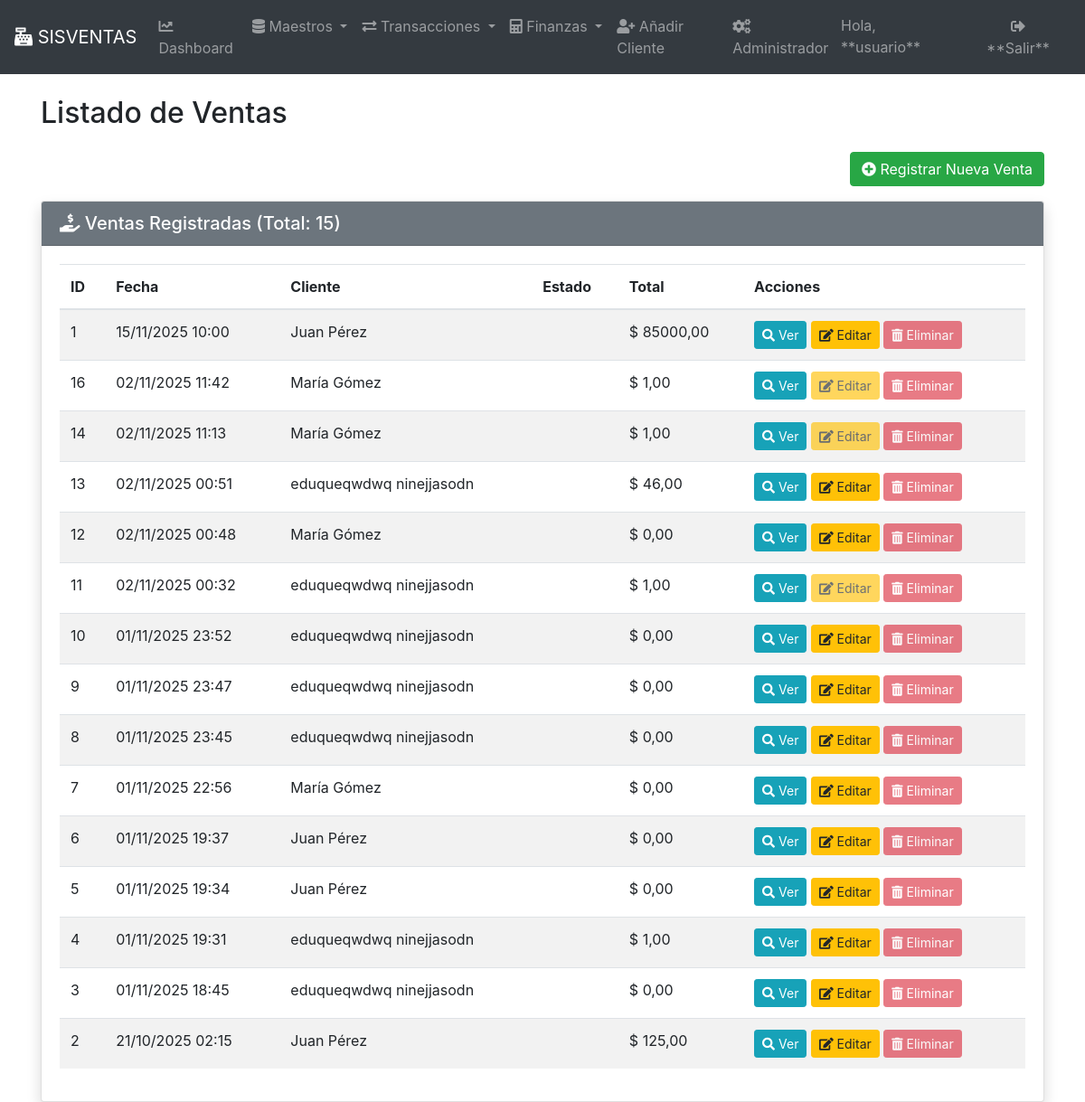
The page /ventas/ (signed in) on the database its author committed.
### gestion/models.py (models this page shows, shortened)
class Venta(models.Model):
    fecha = models.DateTimeField(auto_now_add=True)
    cliente = models.ForeignKey(Cliente, on_delete=models.PROTECT)
    empleado = models.ForeignKey(Empleado, on_delete=models.SET_NULL, null=True)
    total = models.DecimalField(max_digits=10, decimal_places=2, default=0)
    estado = models.CharField(max_length=50, default='Pendiente')
    class Meta:
        verbose_name_plural = "Ventas"

class Cliente(models.Model):
    nombre = models.CharField(max_length=100)
    apellido = models.CharField(max_length=100)
    direccion = models.CharField(max_length=255, blank=True, null=True)
    telefono = models.CharField(max_length=15, blank=True, null=True)
    email = models.EmailField(max_length=255, unique=True)
    fecha_registro = models.DateField(auto_now_add=True)
    class Meta:
        verbose_name_plural = "Clientes"
    def __str__(self):
        return f'{self.nombre} {self.apellido}'

### gestion/views.py (the view)
# urls.py: path('ventas/', VentaListView.as_view(), name='venta_lista'),
class VentaListView(BaseListView):
    model = Venta
    template_name = 'gestion/ventas/venta_list.html'
    context_object_name = 'ventas'
    titulo_pagina = 'Listado de Ventas'
    ordering = ['-fecha']

### gestion/views_base.py (called while the page is built)
    def get_context_data(self, **kwargs):
        context = super().get_context_data(**kwargs)
        context['titulo_pagina'] = self.titulo_pagina
        return context

### gestion/templates/gestion/ventas/venta_list.html (shortened to what this page needs)
    {% extends 'base.html' %}
    {% load static %}
    {% block content %}
    <h2 class="mt-4 mb-4">{{ titulo_pagina }}</h2>
    <div class="d-flex justify-content-end mb-3">
        <a href="{% url 'venta_crear' %}" class="btn btn-success">
            <i class="fas fa-plus-circle"></i> Registrar Nueva Venta
        </a>
    </div>
    <div class="card shadow">
        <div class="card-header bg-secondary text-white">
            <h5 class="mb-0"><i class="fas fa-hand-holding-usd"></i> Ventas Registradas (Total: {{ ventas|length }})</h5>
        </div>
        <div class="card-body">
            {% if ventas %}
            <div class="table-responsive">
                <table class="table table-striped table-hover align-middle">
                    <thead>
                        <tr>
                            <th>ID</th>
                            <th>Fecha</th>
                            <th>Cliente</th>
                            <th>Estado</th>
                            <th>Total</th>
                            <th>Acciones</th>
                        </tr>
                    </thead>
                    <tbody>
                        {% for venta in ventas %}
                        <tr>
                            <td>{{ venta.id }}</td>
                            <td>{{ venta.fecha|date:"d/m/Y H:i" }}</td>
                            <td>{{ venta.cliente }}</td>
                            <td></td>
                            <td>$ {{ venta.total|floatformat:2 }}</td>
                            <td class="text-nowrap">
                                <a href="{% url 'venta_detalle' pk=venta.pk %}" class="btn btn-sm btn-info" title="Ver Detalle">
                                    <i class="fas fa-search"></i> Ver
                                </a>
                                <a href="{% url 'venta_detalle' pk=venta.pk %}" class="btn btn-sm btn-warning
                                    {% if venta.estado == 'FINALIZADA' %}disabled{% endif %}"
                                    title="Editar Detalles">
                                    <i class="fas fa-edit"></i> Editar
                                </a>
                                <a href="#" class="btn btn-sm btn-danger disabled" title="Eliminar (pendiente de implementar)"><i class="fas fa-trash-alt"></i> Eliminar</a>
                            </td>
                        </tr>
                        {% empty %}
                        <tr>
                            <td colspan="6" class="text-center">No hay ventas registradas.</td>
                        </tr>
                        {% endfor %}
                    </tbody>
                </table>
            </div>
            {% else %}
            <div class="alert alert-info" role="alert">
                No hay ventas registradas aún.
            </div>
            {% endif %}
        </div>
    </div>
    {% endblock %}

### templates/base.html (shortened to what this page needs)
<!DOCTYPE html>
<html lang="es">
<head>
    <link href="https://stackpath.bootstrapcdn.com/bootstrap/4.5.2/css/bootstrap.min.css" rel="stylesheet">
    <link rel="stylesheet" href="https://cdnjs.cloudflare.com/ajax/libs/font-awesome/5.15.4/css/all.min.css">
</head>
<body>
    <nav class="navbar navbar-expand-lg navbar-dark bg-dark">
      <a class="navbar-brand" href="{% url 'dashboard' %}"><i class="fas fa-cash-register"></i> SISVENTAS</a>
      <div class="collapse navbar-collapse" id="navbarNav">
        <ul class="navbar-nav mr-auto">
          <li class="nav-item {% if request.resolver_match.url_name == 'dashboard' %}active{% endif %}">
            <a class="nav-link" href="{% url 'dashboard' %}"><i class="fas fa-chart-line"></i> Dashboard</a>
          </li>
          <li class="nav-item dropdown">
            <a class="nav-link dropdown-toggle" href="#" id="navbarDropdownMaestros" role="button" data-toggle="dropdown" aria-haspopup="true" aria-expanded="false">
              <i class="fas fa-database"></i> Maestros
            </a>
          </li>
          <li class="nav-item dropdown">
            <a class="nav-link dropdown-toggle" href="#" id="navbarDropdownTransacciones" role="button" data-toggle="dropdown" aria-haspopup="true" aria-expanded="false">
              <i class="fas fa-exchange-alt"></i> Transacciones
            </a>
          </li>
          <li class="nav-item dropdown">
            <a class="nav-link dropdown-toggle" href="#" id="navbarDropdownFinanzas" role="button" data-toggle="dropdown" aria-haspopup="true" aria-expanded="false">
              <i class="fas fa-calculator"></i> Finanzas
            </a>
          </li>
          <li class="nav-item">
            <a class="nav-link" href="{% url 'cliente_crear' %}"><i class="fas fa-user-plus"></i> Añadir Cliente</a>
          </li>
          <li class="nav-item">
            <a class="nav-link" href="{% url 'admin:index' %}"><i class="fas fa-cogs"></i> Administrador</a>
          </li>
        </ul>
        <ul class="navbar-nav ml-auto">
            {% if user.is_authenticated %}
            <li class="nav-item">
                <span class="navbar-text mr-3">Hola, **{{ user.username }}**</span>
            </li>
            <li class="nav-item">
                <form method="post" action="{% url 'logout' %}" class="form-inline">
                    <button type="submit" class="btn btn-link nav-link" style="color: rgba(255, 255, 255, 0.5); padding: 0.5rem 1rem;">
                        <i class="fas fa-sign-out-alt"></i> **Salir**
                    </button>
                </form>
            </li>
            {% else %}
            <li class="nav-item">
                <a class="nav-link" href="{% url 'login' %}"><i class="fas fa-sign-in-alt"></i> **Iniciar Sesión**</a>
            </li>
            {% endif %}
        </ul>
      </div>
    </nav>
    <main role="main" class="container">
        {% block content %}
        {% endblock %}
    </main>
</body>
</html>

### rows shown on the page
Venta: id "1", fecha "15/11/2025 10:00", cliente "Juan Pérez", total "85000,00"
Venta: id "16", fecha "02/11/2025 11:42", cliente "María Gómez", total "1,00"
Venta: id "14", fecha "02/11/2025 11:13", cliente "María Gómez", total "1,00"
Venta: id "13", fecha "02/11/2025 00:51", cliente "eduqueqwdwq ninejjasodn", total "46,00"
Venta: id "12", fecha "02/11/2025 00:48", cliente "María Gómez", total "0,00"
Venta: id "11", fecha "02/11/2025 00:32", cliente "eduqueqwdwq ninejjasodn", total "1,00"
Venta: id "10", fecha "01/11/2025 23:52", cliente "eduqueqwdwq ninejjasodn", total "0,00"
Venta: id "9", fecha "01/11/2025 23:47", cliente "eduqueqwdwq ninejjasodn", total "0,00"
Venta: id "8", fecha "01/11/2025 23:45", cliente "eduqueqwdwq ninejjasodn", total "0,00"
Venta: id "7", fecha "01/11/2025 22:56", cliente "María Gómez", total "0,00"
Venta: id "6", fecha "01/11/2025 19:37", cliente "Juan Pérez", total "0,00"
Venta: id "5", fecha "01/11/2025 19:34", cliente "Juan Pérez", total "0,00"
Venta: id "4", fecha "01/11/2025 19:31", cliente "eduqueqwdwq ninejjasodn", total "1,00"
Venta: id "3", fecha "01/11/2025 18:45", cliente "eduqueqwdwq ninejjasodn", total "0,00"
Venta: id "2", fecha "21/10/2025 02:15", cliente "Juan Pérez", total "125,00"

### other values the page prints
{{ user.username }} "usuario"
{{ titulo_pagina }} "Listado de Ventas"
{{ ventas|length }} "15"
